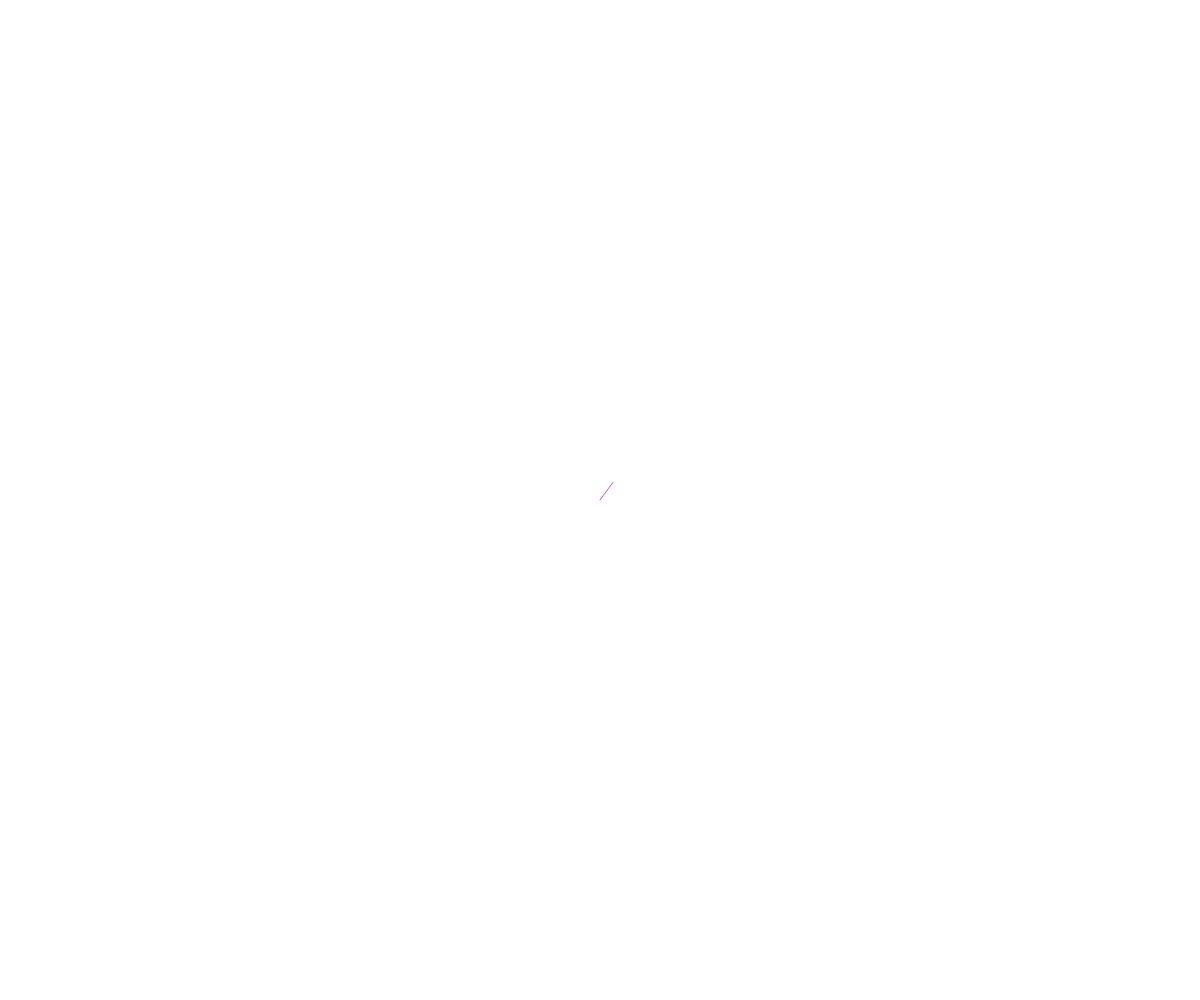
Frame 1 (no input)
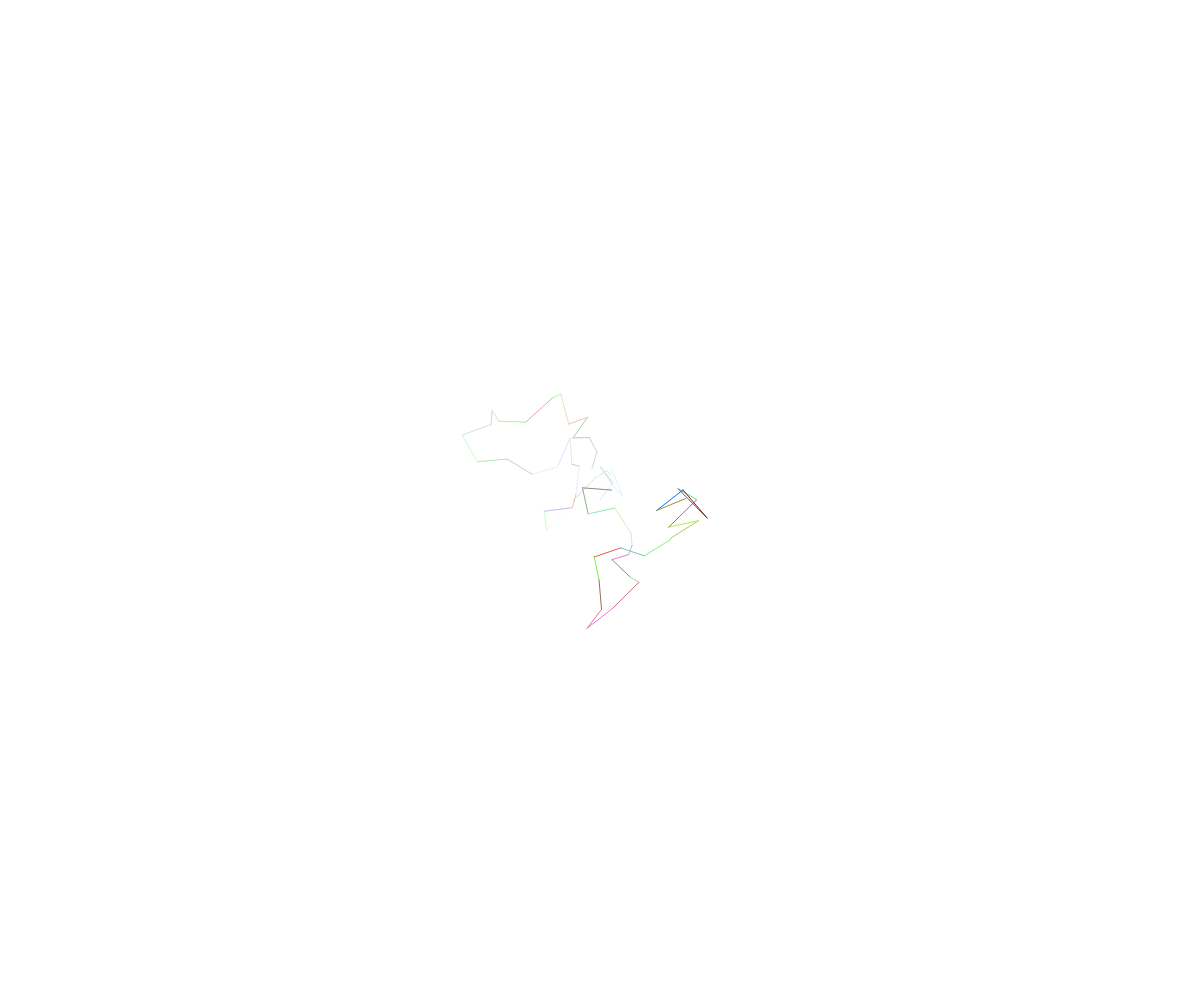
Frame 60 (no input)
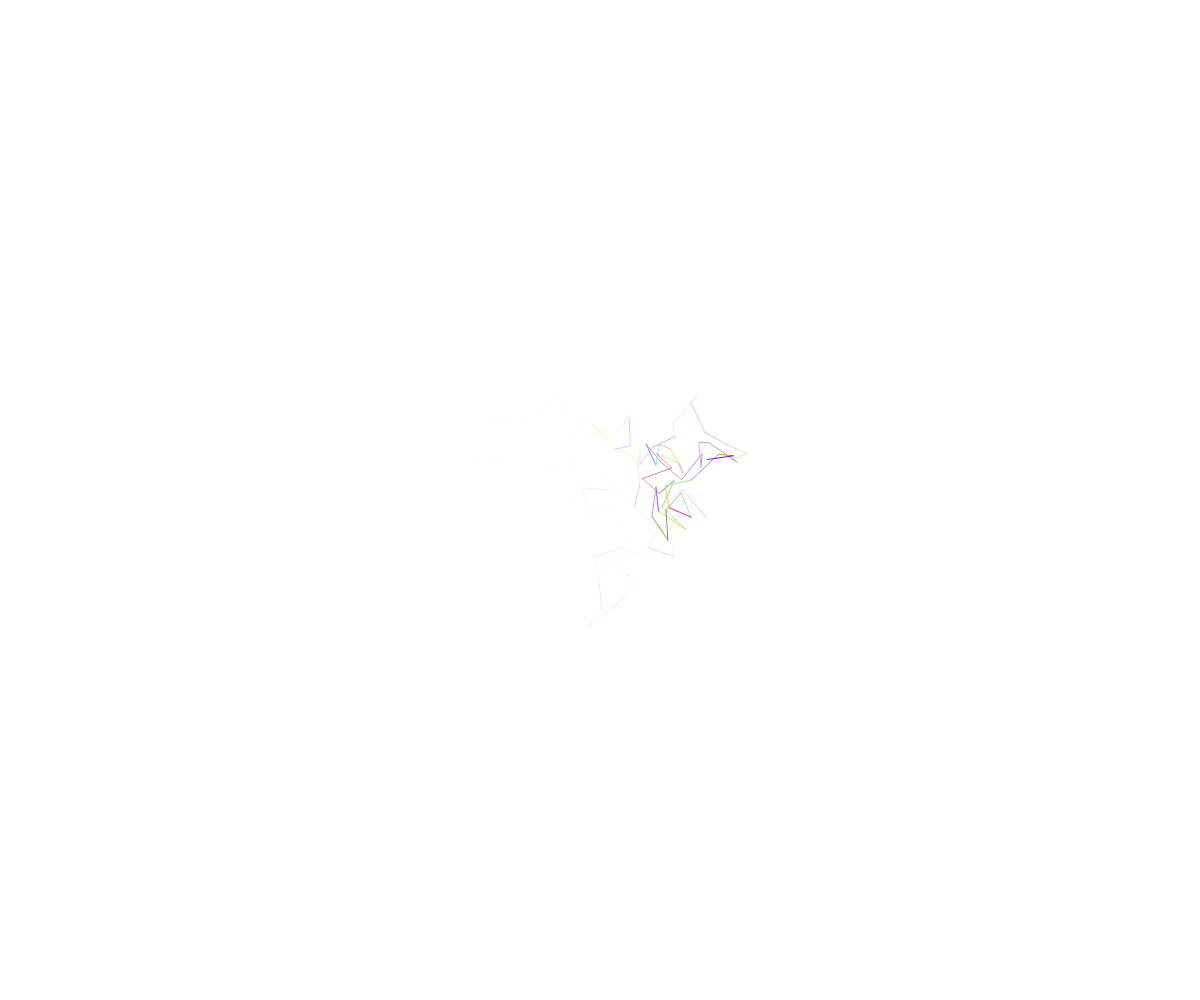
Frame 120 (the mouse pressed at the canvas centre since frame 60)

The p5.js sketch that drew these frames (run headless with seeded random() and noise() and a simulated clock; from frame 60 on, the mouse is pressed at the canvas centre):

// p5.js sketch
// ── sketch.js
var x, y, t, v, factorCrescimento, xAnterior,yAnterior;

function setup() 
{
  createCanvas (windowWidth, windowHeight);

  x=width/2;
  y=height/2;
  xAnterior = x;
  yAnterior = y;
  v=30;
  t=v;
  factorCrescimento = 2;
}


function draw() 
{
  if (frameCount%3) background (255,10); //(frameCount%50) faz com que a cada 50 frame seja aplicado um background com codigo 255 e transparencia 10%
  x += random(-v, v);
  y += random(-v, v);

  if (x<=0)      x+=t;   //Para a bola nao sair do ecra
  if (x>width)   x-=t;
  if (y<=0)      y+=t;
  if (y>=height) y-=t;

  if (t>30 || t<0) factorCrescimento*=-1;

  t+=factorCrescimento

  noFill(); 
  stroke(random(255), random(255), random(255));

  line(xAnterior, yAnterior, x, y);

  xAnterior = x;
  yAnterior = y;
}


function windowResized() 
{
  resizeCanvas (windowWidth, windowHeight);
}
